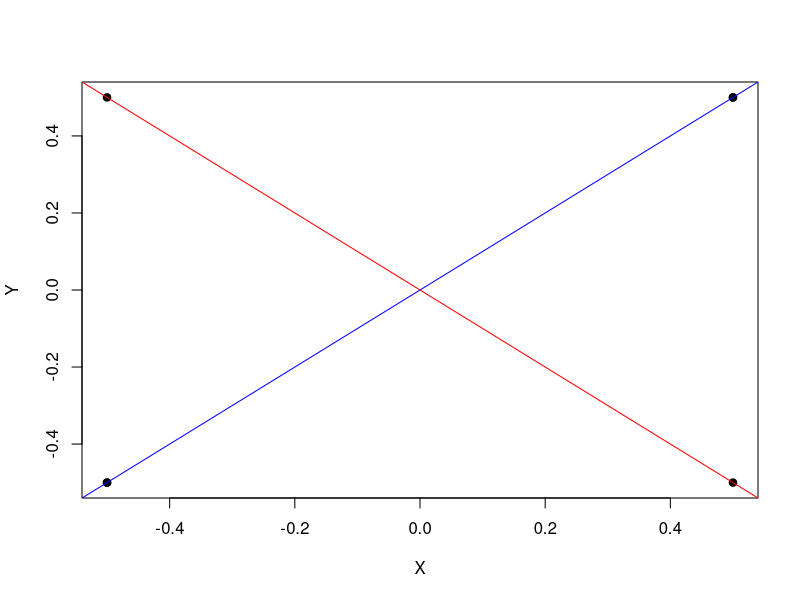

Reproduce this figure in R.
# 3
# 3.1
X = c(0, 1, 0, 1, 1, 0)
Y = c(0, 1, 1, 0, 1, 0)

arr <- array(c(X,Y), dim = c(6,2,1))
print(arr)

# Poids statistiques
poids <- 1 / length(X)

# Matrice diagonale D des poids des individus
D <- diag(poids, length(X), length(X))
print(D)

# Moyenne:
X.mean <- mean(X)
Y.mean <- mean(Y)

Z <- data.frame(X, Y)
Z$X = Z$X - X.mean
Z$Y = Z$Y - Y.mean
print(Z)

A <- cov(Z)
print(A)

# 3.2
L <- eigen(as.matrix(A))
L$values

# For ease of use
var_x = A[1, 1]
var_y = A[2, 2]
covariance = A[1, 2]
lambda1 = L$values[1]
lambda2 = L$values[2]

trace <- var_x + var_y
sum <- lambda1 + lambda2
if (trace == sum) {
  print("Equal")
} else {
  print("Not equal")
}

det <- var_x * var_y - covariance * covariance * covariance
mult <- lambda1 * lambda2
if (det == mult) {
  print("Equal")
} else {
  print("Not equal")
}

# 3.3
c1 = 1/sqrt(((var_y) - lambda1)^2 + (covariance)^2)
c2 = 1/sqrt(((var_y) - lambda2)^2 + (covariance)^2)
u1 <- -c1 * c(var_y - lambda1, -covariance)
u2 <- -c2 * c(var_y - lambda2, -covariance)
u1
u2
L$vectors

# 3.4
u = cbind(u1,u2)
Is = t(u) %*% A %*% u
Is
L$values

# 3.5
Is1 = t(u1) %*% A %*% u1
Is2 = t(u2) %*% A %*% u2
It = var_x + var_y
print(It)
print(Is1 + Is2)

# 3.6
plot(Z, pch=19)
abline(a=0, b=u1[2]/u1[1], col="blue")
abline(a=0, b=u2[2]/u2[1], col="red")

# 3.7
total <- lambda1 + lambda2
TI1 <- lambda1 / total
TI2 <- lambda1 / total
print(paste("Taux d’inertie expliqué par la composante 1:", TI1))
print(paste("Taux d’inertie expliqué par la composante 2:", TI2))

# 4
GMi1 <- rep(0, nrow(Z))
for (i in 1:nrow(Z)) {
  GMi1[i] = c(Z[i,1], Z[i,2]) %*% u1
}
GMi1

GMi2 <- rep(0, nrow(Z))
for (i in 1:nrow(Z)) {
  GMi2[i] = c(Z[i,1], Z[i,2]) %*% u2
}
GMi2
GMi = cbind(GMi1, GMi2)

# 5
Qi = rep(0, nrow(Z))
for (i in 1:nrow(Z)) {
  Qi[i] = sum(GMi^2)/sum(Z^2)
}
Qi

# 6
gammai_1 = rep(0, nrow(Z))
for (i in 1:nrow(Z)) {
  gammai_1[i] = (1/nrow(Z)) * (GMi1[i]^2/L$values[1])
}
gammai_1

gammai_2 = rep(0, nrow(Z))
for (i in 1:nrow(Z)) {
  gammai_2[i] = (1/nrow(Z)) * (GMi2[i]^2/L$values[2])
}
gammai_2

# 7
# Les points 3 et 4 sont mieux projetés et contribuent le plus:
# Les points (1 et 2), et (5 et 6) sont confondues sur les nouveaux axes.
# Les points (3 et 4) présentent une variance plus grande et les autres.


# TP
# Ce code prend une matrice de la forme p*n et fait les modifications necessaires
ACP_function <- function(matrice, norme) {
  # Standardization
  m_ce <- NULL

  if (norme) {
    for(i in 1:nrow(matrice)) {
      m_ce <- rbind(m_ce, (matrice[i,] - mean(matrice[i,])) / (sd(matrice[i,])))
    }
  } else {
    m_ce <- matrice - mean(matrice)
  }

  # Covariance matrix
  m_ce <- as.data.frame(t(m_ce))
  m_cov <- cov(m_ce)

  # Eigen values and Eigen vectors
  vp <- eigen(m_cov)
  vectorP <- vp$vectors

  # PCA
  m_ce_t <- t(m_ce)
  var <- rep(0 , nrow(m_ce))
  var <- t(vectorP) %*% m_ce_t
  var <- as.data.frame(t(var))

  print(var)

  # Contributions
  valeursP <- vp$values
  percentage <- valeursP/(nrow(matrice)-1)
  percentage <- round((percentage/sum(percentage))*100, 1)

  return(var)
}

# Testing
data <- data.frame(X, Y)
df <- ACP_function(t(data), FALSE)
